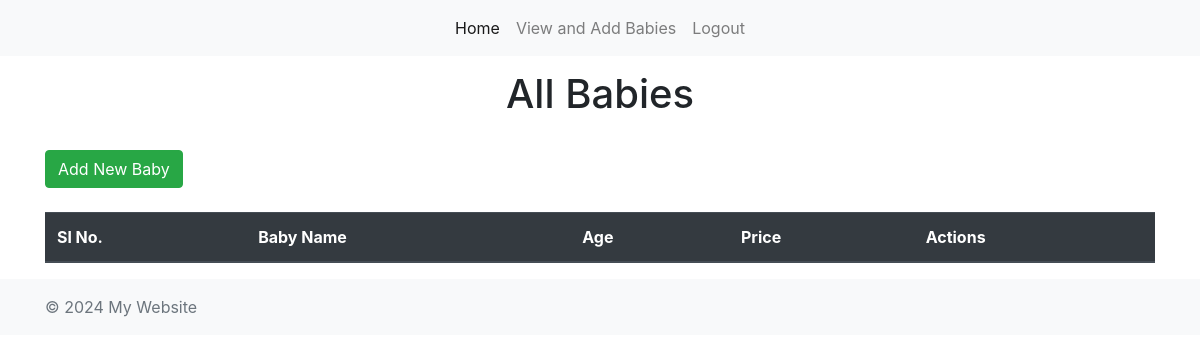
Before: /view.php (signed in) with the older database file.
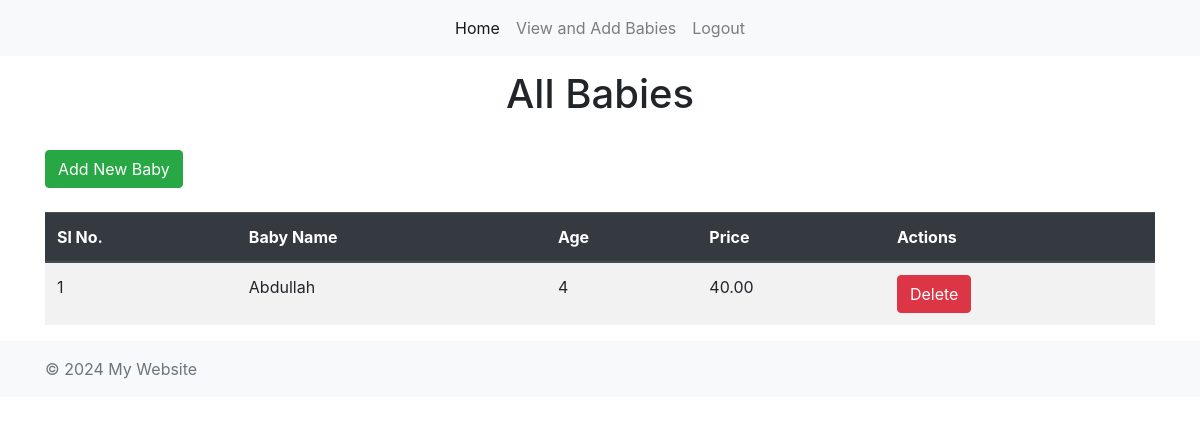
After: the same page with the newer database file.
### tables this page shows
CREATE TABLE `baby` (
  `id` int(11) NOT NULL,
  `name` varchar(100) NOT NULL,
  `qty` int(5) NOT NULL,
  `price` decimal(10,2) NOT NULL,
  `login_id` int(11) NOT NULL
);

### view.php (the view, shortened to what this page needs)
<?php
include_once("connection.php");
$result = mysqli_query($mysqli, "SELECT * FROM baby WHERE login_id=" . $_SESSION['id'] . " ORDER BY id DESC");
?>
<?php include 'header.php'; ?>
<div class="container mt-10" style="margin-top: 70px;">
    <div class="row">
        <div class="col">
            <h1 class="text-center">All Babies</h1>
            <br>
            <a href="add.php" class="btn btn-success">Add New Baby</a>
            <br><br>
            <table class="table table-striped">
                <thead class="thead-dark">
                    <tr>
                        <th>Sl No.</th>
                        <th>Baby Name</th>
                        <th>Age</th>
                        <th>Price</th>
                        <th>Actions</th>
                    </tr>
                </thead>
                <tbody>
                    <?php
                    $count = 1;
                    while ($res = mysqli_fetch_array($result)) {
                        echo "<tr>";
                        echo "<td>" . $count . "</td>";
                        echo "<td>" . $res['name'] . "</td>";
                        echo "<td>" . $res['qty'] . "</td>";
                        echo "<td>" . $res['price'] . "</td>";
                        echo "<td>
                    <a href=\"delete.php?id=$res[id]\" class='btn btn-danger' onclick=\"return confirm('Are you sure you want to delete?')\">Delete</a>
                  </td>";
                        echo "</tr>";
                        $count++;
                    }
                    ?>
                </tbody>
            </table>
        </div>
    </div>
</div>
<?php include 'footer.php'; ?>

### header.php (shortened to what this page needs)
<!DOCTYPE html>
<html lang="en">
<head>
    <link rel="stylesheet"
        href="https://stackpath.bootstrapcdn.com/bootstrap/4.5.2/css/bootstrap.min.css">
</head>
<body>
    <header>
        <nav class="navbar navbar-expand-lg navbar-light fixed-top">
            <div class="collapse navbar-collapse justify-content-center"
                id="navbarSupportedContent">
                <ul class="navbar-nav ">
                    <li class="nav-item active">
                        <a class="nav-link" href="#">Home</a>
                    </li>
                    <li class="nav-item">
                        <?php
                        if (isset($_SESSION['valid'])) {
                            echo '<a class="nav-link" href="view.php">View and Add Babies</a>';
                        } else {
                            echo '<a class="nav-link" href="login.php">Login</a>';
                        }
                        ?>
                    </li>
                    <li class="nav-item">
                        <?php
                        if (isset($_SESSION['valid'])) {
                            echo '<a class="nav-link" href="logout.php">Logout</a>';
                        } else {
                            echo '<a class="nav-link" href="register.php">Register</a>';
                        }
                        ?>
                    </li>
                </ul>
            </div>
        </nav>
    </header>

### footer.php (shortened to what this page needs)
<footer class="footer mt-auto py-3 bg-light">
    <div class="container">
        <span class="text-muted">© 2024 My Website</span>
    </div>
</footer>
</body>
</html>

### header.php (style rules this page uses)
.navbar { background-color: #f8f9fa; }

Changed rows visible on the page:
added baby: name "Abdullah", qty "4", price "40.00"
